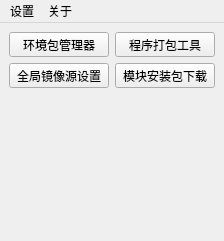
<?xml version="1.0" encoding="UTF-8"?>
<ui version="4.0">
 <class>main_entrance</class>
 <widget class="QMainWindow" name="main_entrance">
  <property name="geometry">
   <rect>
    <x>0</x>
    <y>0</y>
    <width>224</width>
    <height>241</height>
   </rect>
  </property>
  <property name="font">
   <font>
    <family>Microsoft YaHei UI</family>
    <pointsize>9</pointsize>
   </font>
  </property>
  <property name="windowTitle">
   <string>Awespykit</string>
  </property>
  <widget class="QWidget" name="centralwidget">
   <layout class="QVBoxLayout" name="verticalLayout">
    <item>
     <layout class="QGridLayout" name="gridLayout">
      <item row="0" column="0">
       <widget class="QToolButton" name="pb_pkg_mgr">
        <property name="sizePolicy">
         <sizepolicy hsizetype="Minimum" vsizetype="Minimum">
          <horstretch>0</horstretch>
          <verstretch>0</verstretch>
         </sizepolicy>
        </property>
        <property name="toolTip">
         <string>管理不同 Python 环境中的第三方包/库/模块</string>
        </property>
        <property name="text">
         <string>环境包管理器</string>
        </property>
        <property name="iconSize">
         <size>
          <width>64</width>
          <height>64</height>
         </size>
        </property>
        <property name="toolButtonStyle">
         <enum>Qt::ToolButtonTextUnderIcon</enum>
        </property>
       </widget>
      </item>
      <item row="0" column="1">
       <widget class="QToolButton" name="pb_pyi_tool">
        <property name="sizePolicy">
         <sizepolicy hsizetype="Minimum" vsizetype="Minimum">
          <horstretch>0</horstretch>
          <verstretch>0</verstretch>
         </sizepolicy>
        </property>
        <property name="toolTip">
         <string>使用 Pyinstaller 将 Python 程序打包成 exe 文件</string>
        </property>
        <property name="text">
         <string>程序打包工具</string>
        </property>
        <property name="iconSize">
         <size>
          <width>64</width>
          <height>64</height>
         </size>
        </property>
        <property name="toolButtonStyle">
         <enum>Qt::ToolButtonTextUnderIcon</enum>
        </property>
       </widget>
      </item>
      <item row="1" column="0">
       <widget class="QToolButton" name="pb_index_mgr">
        <property name="sizePolicy">
         <sizepolicy hsizetype="Minimum" vsizetype="Minimum">
          <horstretch>0</horstretch>
          <verstretch>0</verstretch>
         </sizepolicy>
        </property>
        <property name="toolTip">
         <string>设置不同的镜像源为 pip 全局索引源，加快 pip 下载速度</string>
        </property>
        <property name="text">
         <string>全局镜像源设置</string>
        </property>
        <property name="iconSize">
         <size>
          <width>64</width>
          <height>64</height>
         </size>
        </property>
        <property name="toolButtonStyle">
         <enum>Qt::ToolButtonTextUnderIcon</enum>
        </property>
       </widget>
      </item>
      <item row="1" column="1">
       <widget class="QToolButton" name="pb_pkg_dload">
        <property name="sizePolicy">
         <sizepolicy hsizetype="Minimum" vsizetype="Minimum">
          <horstretch>0</horstretch>
          <verstretch>0</verstretch>
         </sizepolicy>
        </property>
        <property name="toolTip">
         <string>可用于下载 Python 各种第三方包/库/模块的离线安装包，可批量下载</string>
        </property>
        <property name="text">
         <string>模块安装包下载</string>
        </property>
        <property name="iconSize">
         <size>
          <width>64</width>
          <height>64</height>
         </size>
        </property>
        <property name="toolButtonStyle">
         <enum>Qt::ToolButtonTextUnderIcon</enum>
        </property>
       </widget>
      </item>
     </layout>
    </item>
    <item>
     <spacer name="verticalSpacer">
      <property name="orientation">
       <enum>Qt::Vertical</enum>
      </property>
      <property name="sizeHint" stdset="0">
       <size>
        <width>20</width>
        <height>3</height>
       </size>
      </property>
     </spacer>
    </item>
   </layout>
  </widget>
  <widget class="QMenuBar" name="menubar">
   <property name="geometry">
    <rect>
     <x>0</x>
     <y>0</y>
     <width>224</width>
     <height>23</height>
    </rect>
   </property>
   <widget class="QMenu" name="menu_help">
    <property name="title">
     <string>关于</string>
    </property>
    <addaction name="action_about"/>
   </widget>
   <widget class="QMenu" name="menu_settings">
    <property name="title">
     <string>设置</string>
    </property>
    <widget class="QMenu" name="menu_style">
     <property name="title">
      <string>界面风格</string>
     </property>
     <addaction name="action_default"/>
     <addaction name="action_fusion"/>
     <addaction name="action_windows"/>
    </widget>
    <addaction name="menu_style"/>
   </widget>
   <addaction name="menu_settings"/>
   <addaction name="menu_help"/>
  </widget>
  <action name="action_about">
   <property name="text">
    <string>关于软件</string>
   </property>
  </action>
  <action name="action_fusion">
   <property name="checkable">
    <bool>true</bool>
   </property>
   <property name="text">
    <string>Fusion 风格</string>
   </property>
  </action>
  <action name="action_windows">
   <property name="checkable">
    <bool>true</bool>
   </property>
   <property name="text">
    <string>经典风格</string>
   </property>
  </action>
  <action name="action_default">
   <property name="checkable">
    <bool>true</bool>
   </property>
   <property name="text">
    <string>原生风格</string>
   </property>
  </action>
 </widget>
 <resources/>
 <connections/>
</ui>
